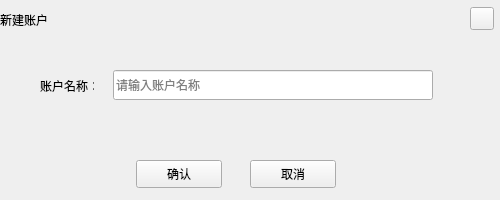
<?xml version="1.0" encoding="UTF-8"?>
<ui version="4.0">
 <class>NameDialogHX</class>
 <widget class="QDialog" name="NameDialogHX">
  <property name="geometry">
   <rect>
    <x>0</x>
    <y>0</y>
    <width>500</width>
    <height>200</height>
   </rect>
  </property>
  <property name="font">
   <font>
    <family>微软雅黑</family>
    <pointsize>9</pointsize>
   </font>
  </property>
  <property name="windowTitle">
   <string>Dialog</string>
  </property>
  <property name="styleSheet">
   <string notr="true"/>
  </property>
  <widget class="QLineEdit" name="nameLineEdit">
   <property name="geometry">
    <rect>
     <x>113</x>
     <y>70</y>
     <width>320</width>
     <height>30</height>
    </rect>
   </property>
   <property name="font">
    <font>
     <family>微软雅黑</family>
     <weight>50</weight>
     <italic>false</italic>
     <bold>false</bold>
    </font>
   </property>
   <property name="styleSheet">
    <string notr="true"/>
   </property>
   <property name="cursorPosition">
    <number>0</number>
   </property>
   <property name="placeholderText">
    <string>请输入账户名称</string>
   </property>
  </widget>
  <widget class="QLabel" name="addressNameTipLabel1">
   <property name="geometry">
    <rect>
     <x>118</x>
     <y>112</y>
     <width>16</width>
     <height>16</height>
    </rect>
   </property>
   <property name="text">
    <string/>
   </property>
  </widget>
  <widget class="QToolButton" name="okBtn">
   <property name="geometry">
    <rect>
     <x>136</x>
     <y>160</y>
     <width>86</width>
     <height>28</height>
    </rect>
   </property>
   <property name="cursor">
    <cursorShape>PointingHandCursor</cursorShape>
   </property>
   <property name="styleSheet">
    <string notr="true"/>
   </property>
   <property name="text">
    <string>确认</string>
   </property>
  </widget>
  <widget class="QLabel" name="addressNameTipLabel2">
   <property name="geometry">
    <rect>
     <x>148</x>
     <y>110</y>
     <width>200</width>
     <height>20</height>
    </rect>
   </property>
   <property name="text">
    <string/>
   </property>
  </widget>
  <widget class="QToolButton" name="cancelBtn">
   <property name="geometry">
    <rect>
     <x>250</x>
     <y>160</y>
     <width>86</width>
     <height>28</height>
    </rect>
   </property>
   <property name="cursor">
    <cursorShape>PointingHandCursor</cursorShape>
   </property>
   <property name="styleSheet">
    <string notr="true"/>
   </property>
   <property name="text">
    <string>取消</string>
   </property>
  </widget>
  <widget class="QLabel" name="title_Label">
   <property name="geometry">
    <rect>
     <x>0</x>
     <y>0</y>
     <width>500</width>
     <height>40</height>
    </rect>
   </property>
   <property name="font">
    <font>
     <family>微软雅黑</family>
     <weight>50</weight>
     <italic>false</italic>
     <bold>false</bold>
    </font>
   </property>
   <property name="styleSheet">
    <string notr="true"/>
   </property>
   <property name="text">
    <string>新建账户</string>
   </property>
  </widget>
  <widget class="QToolButton" name="closeBtn">
   <property name="geometry">
    <rect>
     <x>470</x>
     <y>7</y>
     <width>24</width>
     <height>23</height>
    </rect>
   </property>
   <property name="font">
    <font>
     <family>微软雅黑</family>
    </font>
   </property>
   <property name="cursor">
    <cursorShape>PointingHandCursor</cursorShape>
   </property>
   <property name="styleSheet">
    <string notr="true"/>
   </property>
   <property name="text">
    <string/>
   </property>
  </widget>
  <widget class="QLabel" name="label">
   <property name="geometry">
    <rect>
     <x>40</x>
     <y>80</y>
     <width>54</width>
     <height>12</height>
    </rect>
   </property>
   <property name="text">
    <string>账户名称：</string>
   </property>
  </widget>
 </widget>
 <resources/>
 <connections/>
</ui>
